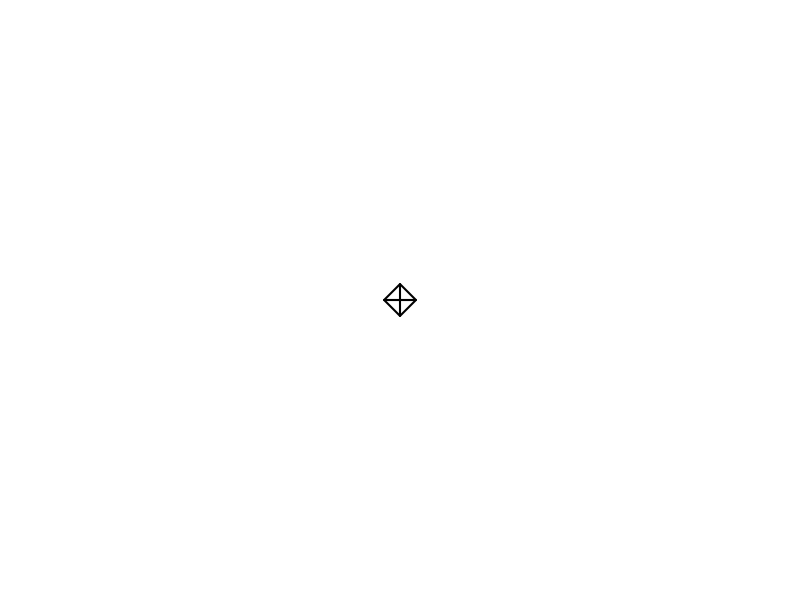
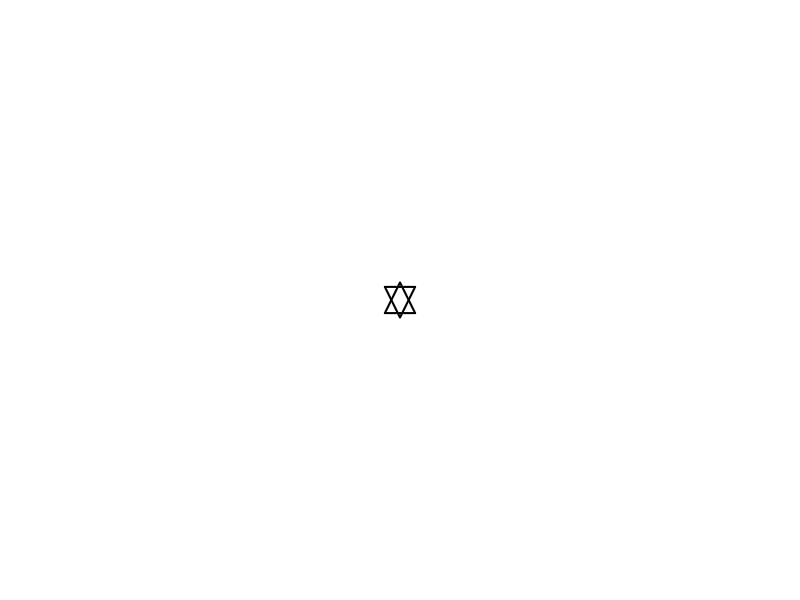
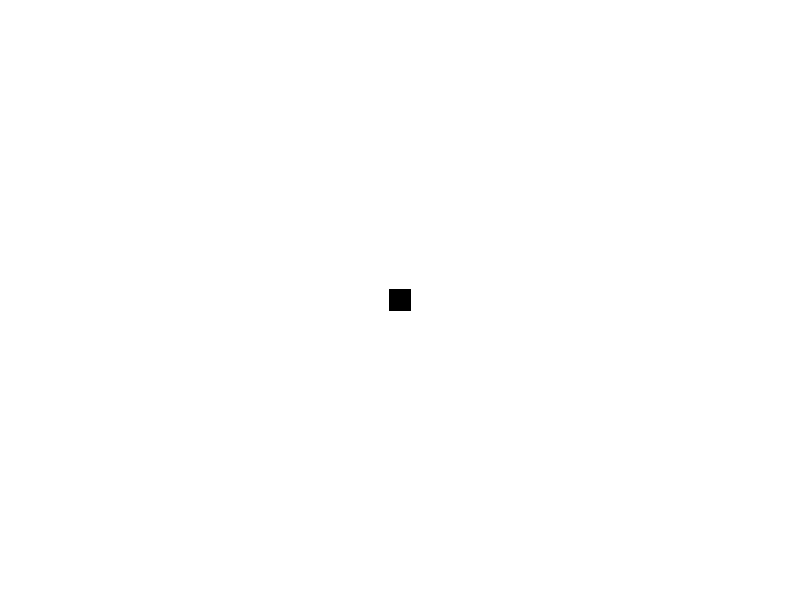

Here is the R script that generated these plots, in order:
pchs <- 0:25
cex <- 3
lwd <- 2
width <- 32
height <- 32
scale <- 1.0
for (pch in pchs) {
    png(sprintf("pch_%02d.png", pch), width=width, height=height)
    par(mar=rep(0,4))
    plot(scale*c(-1,1), scale*c(-1,1), xlab="", ylab="", type="n", axes=FALSE)
    points(0, 0, pch=pch, cex=cex, lwd=lwd)
    dev.off()
    cat(sprintf("\"<img src='/pch_%02d.png' alt='%d'>\",\n", pch, pch))
}

